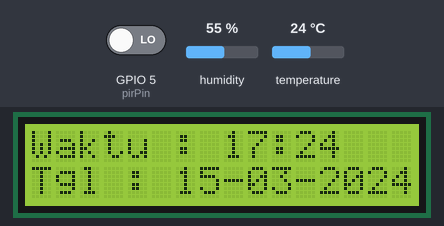
Recording of a sketch running on a simulated ESP8266 (NodeMCU). Shown: 16×2 character LCD. The inputs (shaded band) are chosen by the test bench; at power-on: humidity 55 %, temperature 24 °C, GPIO 5 (pirPin) LOW. WiFi joins after 1.5 s; servers stay silent unless stated; network time is answered at once with the bench clock; uploads are accepted with an empty reply; the local clock reads 2024-03-15 10:24:30 at power-on unless the sketch sets it; what the sketch prints to the serial monitor is not drawn.

Above: at 3.5 s.
3.6 s: humidity set to 22 %
At 5.7 s:
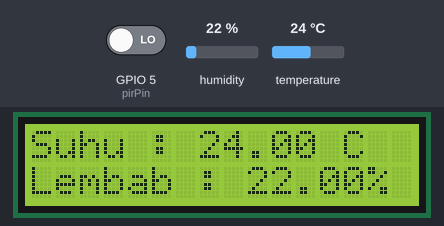
14.2 s: temperature set to 12 °C
At 19.4 s:
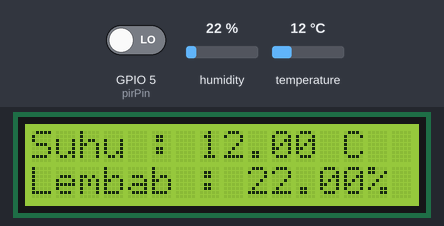
22.2 s: GPIO 5 (pirPin) driven HIGH
25.2 s: humidity set to 40 %
At 27.3 s:
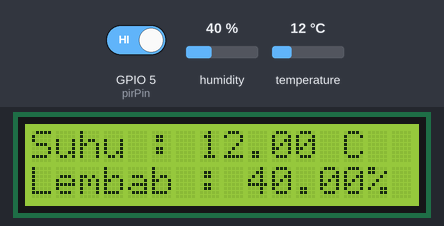
30.5 s: temperature set to 19 °C
At 32.4 s:
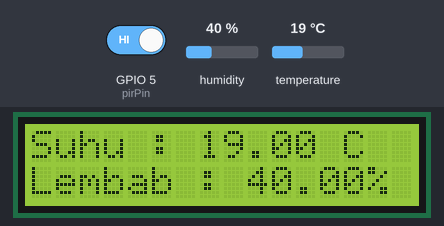
Timing chart, 0 to 33.9 s (numbered marks = the images above; inputs shaded):
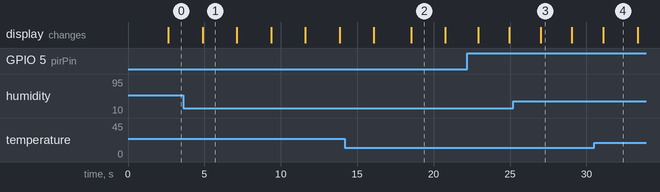

The sketch:

esp8266.ino
```cpp
// KODE UNTUK NTP, LCD, DHT11, DAN KONEKSI MYSQL

#define BLYNK_TEMPLATE_ID "TMPL6LNcALJZ-"
#define BLYNK_TEMPLATE_NAME "nodemcudht11"
#define BLYNK_AUTH_TOKEN "6ALlja4ve2Q9uU-Wq6VuSsCElrH94WTx"

#define BLYNK_PRINT Serial
#include <ESP8266WiFi.h>
#include <BlynkSimpleEsp8266.h>
#include <Wire.h>
#include <RTClib.h>
#include <LiquidCrystal_I2C.h>
#include <DHT.h>
#include <WiFiUdp.h>
#include <NTPClient.h>
#include <ESP8266HTTPClient.h>

RTC_DS3231 rtc;
LiquidCrystal_I2C lcd(0x27, 16, 2);
const int pirPin = 5;

char auth[] = BLYNK_AUTH_TOKEN;
char ssid[] = "Limited";
char pass[] = "Limited123";

#define DHTPIN 2
#define DHTTYPE DHT11
DHT dht(DHTPIN, DHTTYPE);
BlynkTimer timer;

bool showTemperature = false;
bool motionDetected = false;
WiFiUDP ntpUDP;
NTPClient timeClient(ntpUDP, "pool.ntp.org");
const long TimeZoneInSeconds = 7 * 3600;

void setup() {
  Serial.begin(115200);

  Wire.begin();
  lcd.begin(16, 2);
  lcd.backlight();
  pinMode(pirPin, INPUT);

  WiFi.begin(ssid, pass);
  while (WiFi.status() != WL_CONNECTED) {
    delay(1000);
    Serial.println("Connecting to WiFi...");
  }
  Serial.println("Connected to WiFi");

  Blynk.begin(auth, ssid, pass, "blynk.cloud", 80);
  timer.setInterval(15000L, sendSensor);  // Set interval to 15 seconds

  timeClient.begin();

  if (!rtc.begin()) {
    Serial.println("Couldn't find RTC");
    while (1);
  }
}

void loop() {
  Blynk.run();
  timer.run();

  timeClient.update();

  if (digitalRead(pirPin) == HIGH) {
    if (!motionDetected) {
      Serial.println("Motion detected!");
      motionDetected = true;
      delay(100);
    }
  } else {
    Serial.println("Motion stopped!");
    motionDetected = false;
    delay(200);
  }

  if (showTemperature) {
    lcd.clear();
    lcd.setCursor(0, 0);
    lcd.print("Suhu : ");
    lcd.print(dht.readTemperature());
    lcd.print(" C");

    lcd.setCursor(0, 1);
    lcd.print("Lembab : ");
    lcd.print(dht.readHumidity());
    lcd.print("%");

    delay(2000);
  } else {
    DateTime now = rtc.now();

    if (timeClient.getMinutes() != 0) {
      now = timeClient.getEpochTime() + TimeZoneInSeconds;
    }

    lcd.clear();
    lcd.setCursor(0, 0);
    lcd.print("Waktu : ");
    printDigits(now.hour());
    lcd.print(':');
    printDigits(now.minute());

    lcd.setCursor(0, 1);
    lcd.print("Tgl : ");
    printDigits(now.day());
    lcd.print('-');
    printDigits(now.month());
    lcd.print('-');
    lcd.print(now.year());

    delay(2000);
  }

  showTemperature = !showTemperature;
}

void printDigits(int digits) {
  if (digits < 10)
    lcd.print('0');
  lcd.print(digits);
}

void sendSensor() {
  float h = dht.readHumidity();
  float t = dht.readTemperature();
  if (isnan(h) || isnan(t)) {
    Serial.println("Failed to read from DHT sensor!");
    return;
  }

  // Kirim data ke Blynk
  Blynk.virtualWrite(V0, t);
  Blynk.virtualWrite(V1, h);

  Serial.print("Suhu : ");
  Serial.print(t);
  Serial.print(" || Kelembaban : ");
  Serial.println(h);

  // Kirim data ke server lokal MySQL
  sendToMySQL(t);
}

void sendToMySQL(float temperature) {
  if (WiFi.status() == WL_CONNECTED) {
    WiFiClient client;
    HTTPClient http;
    String serverAddress = "http://192.168.1.104/esp_database/input.php?data_sensor=" + String(temperature);
    http.begin(client, serverAddress);
    int httpCode = http.GET();
    if (httpCode > 0) {
      String payload = http.getString();
      Serial.println(payload);
    }
    http.end();
  }
}
```

Measured:
- after the input at 3.6 s, the display: changes after 1.3 s (image 1)
- after the input at 14.2 s, the display: first differs from a run without the input after 4.3 s (image 2)
- after the input at 25.2 s, the display: changes after 1.8 s (image 3)
- what the display in image 1 shows lasts 2.2 s, from 4.9 s to 7.1 s
- what the display in image 3 shows lasts 2.1 s, from 27.0 s to 29.1 s
